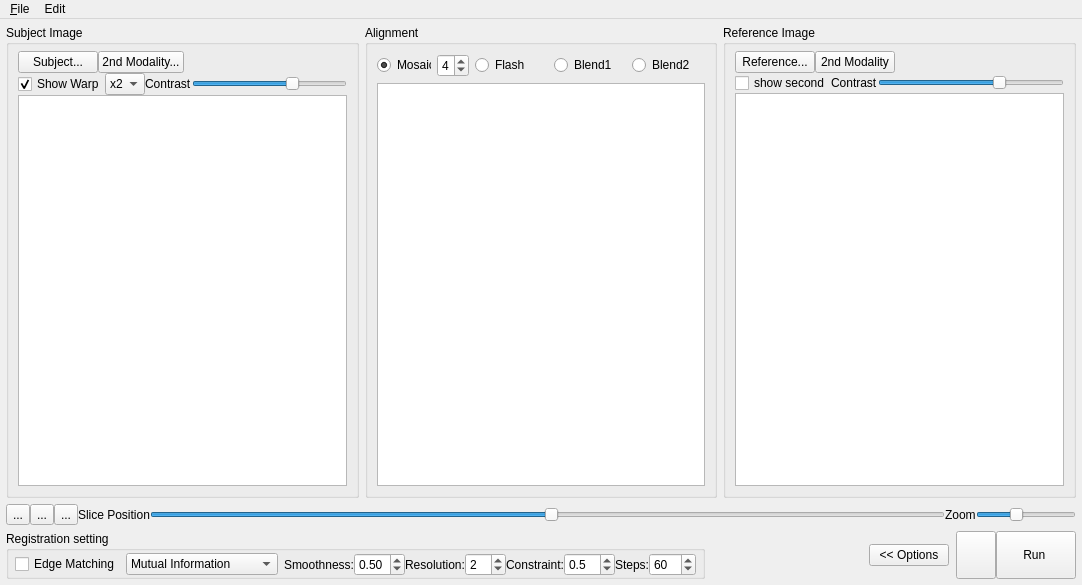
<?xml version="1.0" encoding="UTF-8"?>
<ui version="4.0">
 <class>RegToolBox</class>
 <widget class="QMainWindow" name="RegToolBox">
  <property name="geometry">
   <rect>
    <x>0</x>
    <y>0</y>
    <width>1082</width>
    <height>585</height>
   </rect>
  </property>
  <property name="windowTitle">
   <string>Diffeomorphic Mapping</string>
  </property>
  <widget class="QWidget" name="centralwidget">
   <layout class="QVBoxLayout" name="verticalLayout_5">
    <property name="leftMargin">
     <number>6</number>
    </property>
    <property name="topMargin">
     <number>0</number>
    </property>
    <property name="rightMargin">
     <number>6</number>
    </property>
    <property name="bottomMargin">
     <number>6</number>
    </property>
    <item>
     <widget class="QWidget" name="widget_2" native="true">
      <layout class="QHBoxLayout" name="horizontalLayout_12">
       <property name="spacing">
        <number>5</number>
       </property>
       <property name="leftMargin">
        <number>0</number>
       </property>
       <property name="topMargin">
        <number>0</number>
       </property>
       <property name="rightMargin">
        <number>0</number>
       </property>
       <property name="bottomMargin">
        <number>0</number>
       </property>
      </layout>
     </widget>
    </item>
    <item>
     <widget class="QWidget" name="widget" native="true">
      <property name="maximumSize">
       <size>
        <width>16777215</width>
        <height>16777215</height>
       </size>
      </property>
      <layout class="QHBoxLayout" name="horizontalLayout_6">
       <property name="spacing">
        <number>6</number>
       </property>
       <property name="leftMargin">
        <number>0</number>
       </property>
       <property name="topMargin">
        <number>0</number>
       </property>
       <property name="rightMargin">
        <number>0</number>
       </property>
       <property name="bottomMargin">
        <number>0</number>
       </property>
       <item>
        <widget class="QGroupBox" name="groupBox_2">
         <property name="title">
          <string>Subject Image</string>
         </property>
         <layout class="QVBoxLayout" name="verticalLayout_8">
          <property name="spacing">
           <number>0</number>
          </property>
          <property name="topMargin">
           <number>6</number>
          </property>
          <item>
           <layout class="QHBoxLayout" name="horizontalLayout_14" stretch="0,0,0">
            <property name="spacing">
             <number>0</number>
            </property>
            <property name="leftMargin">
             <number>0</number>
            </property>
            <property name="topMargin">
             <number>0</number>
            </property>
            <item>
             <widget class="QPushButton" name="OpenSubject">
              <property name="sizePolicy">
               <sizepolicy hsizetype="Minimum" vsizetype="Preferred">
                <horstretch>0</horstretch>
                <verstretch>0</verstretch>
               </sizepolicy>
              </property>
              <property name="minimumSize">
               <size>
                <width>0</width>
                <height>0</height>
               </size>
              </property>
              <property name="text">
               <string>Subject...</string>
              </property>
              <property name="icon">
               <iconset resource="icons.qrc">
                <normaloff>:/icons/icons/open.xpm</normaloff>:/icons/icons/open.xpm</iconset>
              </property>
             </widget>
            </item>
            <item>
             <widget class="QPushButton" name="OpenSubject2">
              <property name="sizePolicy">
               <sizepolicy hsizetype="Preferred" vsizetype="Preferred">
                <horstretch>0</horstretch>
                <verstretch>0</verstretch>
               </sizepolicy>
              </property>
              <property name="maximumSize">
               <size>
                <width>16777215</width>
                <height>16777215</height>
               </size>
              </property>
              <property name="toolTip">
               <string>&lt;html&gt;&lt;head/&gt;&lt;body&gt;&lt;p&gt;Add the second image modality&lt;/p&gt;&lt;/body&gt;&lt;/html&gt;</string>
              </property>
              <property name="text">
               <string>2nd Modality...</string>
              </property>
              <property name="icon">
               <iconset resource="icons.qrc">
                <normaloff>:/icons/icons/open.xpm</normaloff>:/icons/icons/open.xpm</iconset>
              </property>
             </widget>
            </item>
            <item>
             <widget class="QLabel" name="subject_filename">
              <property name="sizePolicy">
               <sizepolicy hsizetype="Expanding" vsizetype="Preferred">
                <horstretch>0</horstretch>
                <verstretch>0</verstretch>
               </sizepolicy>
              </property>
              <property name="text">
               <string/>
              </property>
             </widget>
            </item>
           </layout>
          </item>
          <item>
           <layout class="QHBoxLayout" name="horizontalLayout">
            <property name="spacing">
             <number>0</number>
            </property>
            <property name="topMargin">
             <number>0</number>
            </property>
            <item>
             <widget class="QCheckBox" name="show_warp">
              <property name="text">
               <string>Show Warp</string>
              </property>
              <property name="checked">
               <bool>true</bool>
              </property>
             </widget>
            </item>
            <item>
             <widget class="QComboBox" name="dis_spacing">
              <property name="maximumSize">
               <size>
                <width>40</width>
                <height>16777215</height>
               </size>
              </property>
              <property name="currentIndex">
               <number>2</number>
              </property>
              <item>
               <property name="text">
                <string>None</string>
               </property>
              </item>
              <item>
               <property name="text">
                <string>x1</string>
               </property>
              </item>
              <item>
               <property name="text">
                <string>x2</string>
               </property>
              </item>
              <item>
               <property name="text">
                <string>x4</string>
               </property>
              </item>
              <item>
               <property name="text">
                <string>x8</string>
               </property>
              </item>
              <item>
               <property name="text">
                <string>x16</string>
               </property>
              </item>
             </widget>
            </item>
            <item>
             <widget class="QLabel" name="label_3">
              <property name="text">
               <string>Contrast</string>
              </property>
             </widget>
            </item>
            <item>
             <widget class="QSlider" name="contrast1">
              <property name="maximum">
               <number>150</number>
              </property>
              <property name="singleStep">
               <number>5</number>
              </property>
              <property name="value">
               <number>100</number>
              </property>
              <property name="orientation">
               <enum>Qt::Horizontal</enum>
              </property>
             </widget>
            </item>
           </layout>
          </item>
          <item>
           <widget class="QGraphicsView" name="I_view"/>
          </item>
         </layout>
        </widget>
       </item>
       <item>
        <widget class="QGroupBox" name="groupBox_4">
         <property name="title">
          <string>Alignment</string>
         </property>
         <layout class="QVBoxLayout" name="verticalLayout_2">
          <item>
           <layout class="QHBoxLayout" name="horizontalLayout_16">
            <property name="topMargin">
             <number>0</number>
            </property>
            <item>
             <widget class="QRadioButton" name="rb_mosaic">
              <property name="maximumSize">
               <size>
                <width>54</width>
                <height>16777215</height>
               </size>
              </property>
              <property name="text">
               <string>Mosaic</string>
              </property>
              <property name="checked">
               <bool>true</bool>
              </property>
             </widget>
            </item>
            <item>
             <widget class="QSpinBox" name="mosaic_size">
              <property name="maximumSize">
               <size>
                <width>32</width>
                <height>16777215</height>
               </size>
              </property>
              <property name="minimum">
               <number>2</number>
              </property>
              <property name="maximum">
               <number>10</number>
              </property>
              <property name="value">
               <number>4</number>
              </property>
             </widget>
            </item>
            <item>
             <widget class="QRadioButton" name="rb_flash">
              <property name="text">
               <string>Flash</string>
              </property>
             </widget>
            </item>
            <item>
             <widget class="QRadioButton" name="rb_blend1">
              <property name="text">
               <string>Blend1</string>
              </property>
             </widget>
            </item>
            <item>
             <widget class="QRadioButton" name="rb_blend2">
              <property name="text">
               <string>Blend2</string>
              </property>
             </widget>
            </item>
           </layout>
          </item>
          <item>
           <widget class="QGraphicsView" name="It_mix_view"/>
          </item>
         </layout>
        </widget>
       </item>
       <item>
        <widget class="QGroupBox" name="groupBox">
         <property name="title">
          <string>Reference Image</string>
         </property>
         <layout class="QVBoxLayout" name="verticalLayout_9">
          <property name="spacing">
           <number>0</number>
          </property>
          <property name="topMargin">
           <number>6</number>
          </property>
          <item>
           <layout class="QHBoxLayout" name="horizontalLayout_15" stretch="0,0,0">
            <property name="spacing">
             <number>0</number>
            </property>
            <property name="topMargin">
             <number>0</number>
            </property>
            <item>
             <widget class="QPushButton" name="OpenTemplate">
              <property name="sizePolicy">
               <sizepolicy hsizetype="Minimum" vsizetype="Preferred">
                <horstretch>0</horstretch>
                <verstretch>0</verstretch>
               </sizepolicy>
              </property>
              <property name="minimumSize">
               <size>
                <width>0</width>
                <height>0</height>
               </size>
              </property>
              <property name="text">
               <string>Reference...</string>
              </property>
              <property name="icon">
               <iconset resource="icons.qrc">
                <normaloff>:/icons/icons/open.xpm</normaloff>:/icons/icons/open.xpm</iconset>
              </property>
             </widget>
            </item>
            <item>
             <widget class="QPushButton" name="OpenTemplate2">
              <property name="sizePolicy">
               <sizepolicy hsizetype="Minimum" vsizetype="Preferred">
                <horstretch>0</horstretch>
                <verstretch>0</verstretch>
               </sizepolicy>
              </property>
              <property name="maximumSize">
               <size>
                <width>16777215</width>
                <height>16777215</height>
               </size>
              </property>
              <property name="toolTip">
               <string>Add the second image modality</string>
              </property>
              <property name="text">
               <string>2nd Modality</string>
              </property>
              <property name="icon">
               <iconset resource="icons.qrc">
                <normaloff>:/icons/icons/open.xpm</normaloff>:/icons/icons/open.xpm</iconset>
              </property>
             </widget>
            </item>
            <item>
             <widget class="QLabel" name="template_filename">
              <property name="sizePolicy">
               <sizepolicy hsizetype="Expanding" vsizetype="Preferred">
                <horstretch>0</horstretch>
                <verstretch>0</verstretch>
               </sizepolicy>
              </property>
              <property name="text">
               <string/>
              </property>
             </widget>
            </item>
           </layout>
          </item>
          <item>
           <layout class="QHBoxLayout" name="horizontalLayout_9">
            <property name="spacing">
             <number>0</number>
            </property>
            <property name="topMargin">
             <number>0</number>
            </property>
            <item>
             <widget class="QCheckBox" name="show_second">
              <property name="text">
               <string>show second</string>
              </property>
             </widget>
            </item>
            <item>
             <widget class="QLabel" name="label_2">
              <property name="text">
               <string>Contrast</string>
              </property>
             </widget>
            </item>
            <item>
             <widget class="QSlider" name="contrast2">
              <property name="maximum">
               <number>150</number>
              </property>
              <property name="singleStep">
               <number>5</number>
              </property>
              <property name="value">
               <number>100</number>
              </property>
              <property name="orientation">
               <enum>Qt::Horizontal</enum>
              </property>
             </widget>
            </item>
           </layout>
          </item>
          <item>
           <widget class="QGraphicsView" name="It_view"/>
          </item>
         </layout>
        </widget>
       </item>
      </layout>
     </widget>
    </item>
    <item>
     <layout class="QHBoxLayout" name="horizontalLayout_11">
      <property name="spacing">
       <number>0</number>
      </property>
      <property name="leftMargin">
       <number>0</number>
      </property>
      <property name="topMargin">
       <number>0</number>
      </property>
      <item>
       <widget class="QToolButton" name="sag_view">
        <property name="text">
         <string>...</string>
        </property>
        <property name="icon">
         <iconset resource="icons.qrc">
          <normaloff>:/icons/icons/sag.xpm</normaloff>:/icons/icons/sag.xpm</iconset>
        </property>
       </widget>
      </item>
      <item>
       <widget class="QToolButton" name="coronal_view">
        <property name="text">
         <string>...</string>
        </property>
        <property name="icon">
         <iconset resource="icons.qrc">
          <normaloff>:/icons/icons/coronal.xpm</normaloff>:/icons/icons/coronal.xpm</iconset>
        </property>
       </widget>
      </item>
      <item>
       <widget class="QToolButton" name="axial_view">
        <property name="text">
         <string>...</string>
        </property>
        <property name="icon">
         <iconset resource="icons.qrc">
          <normaloff>:/icons/icons/axial.xpm</normaloff>:/icons/icons/axial.xpm</iconset>
        </property>
       </widget>
      </item>
      <item>
       <widget class="QLabel" name="label_8">
        <property name="text">
         <string>Slice Position</string>
        </property>
       </widget>
      </item>
      <item>
       <widget class="QSlider" name="slice_pos">
        <property name="value">
         <number>50</number>
        </property>
        <property name="orientation">
         <enum>Qt::Horizontal</enum>
        </property>
       </widget>
      </item>
      <item>
       <widget class="QLabel" name="label_4">
        <property name="text">
         <string>Zoom</string>
        </property>
       </widget>
      </item>
      <item>
       <widget class="QSlider" name="main_zoom">
        <property name="maximumSize">
         <size>
          <width>100</width>
          <height>16777215</height>
         </size>
        </property>
        <property name="minimum">
         <number>1</number>
        </property>
        <property name="maximum">
         <number>50</number>
        </property>
        <property name="value">
         <number>20</number>
        </property>
        <property name="orientation">
         <enum>Qt::Horizontal</enum>
        </property>
       </widget>
      </item>
     </layout>
    </item>
    <item>
     <layout class="QHBoxLayout" name="horizontalLayout_7">
      <property name="spacing">
       <number>0</number>
      </property>
      <property name="topMargin">
       <number>0</number>
      </property>
      <item>
       <layout class="QVBoxLayout" name="verticalLayout">
        <property name="spacing">
         <number>0</number>
        </property>
        <property name="leftMargin">
         <number>0</number>
        </property>
        <property name="topMargin">
         <number>0</number>
        </property>
        <property name="rightMargin">
         <number>0</number>
        </property>
        <property name="bottomMargin">
         <number>0</number>
        </property>
       </layout>
      </item>
      <item>
       <widget class="QGroupBox" name="options">
        <property name="title">
         <string>Registration setting</string>
        </property>
        <layout class="QHBoxLayout" name="horizontalLayout_17">
         <property name="leftMargin">
          <number>6</number>
         </property>
         <property name="topMargin">
          <number>2</number>
         </property>
         <property name="rightMargin">
          <number>6</number>
         </property>
         <property name="bottomMargin">
          <number>0</number>
         </property>
         <item>
          <widget class="QCheckBox" name="edge">
           <property name="toolTip">
            <string>&lt;html&gt;&lt;head/&gt;&lt;body&gt;&lt;p&gt;Edge-based registration for cross modalities mapping&lt;/p&gt;&lt;/body&gt;&lt;/html&gt;</string>
           </property>
           <property name="text">
            <string>Edge Matching</string>
           </property>
          </widget>
         </item>
         <item>
          <widget class="QComboBox" name="cost_fun">
           <item>
            <property name="text">
             <string>Mutual Information</string>
            </property>
           </item>
           <item>
            <property name="text">
             <string>Correlation</string>
            </property>
           </item>
           <item>
            <property name="text">
             <string>No Linear Registration</string>
            </property>
           </item>
          </widget>
         </item>
         <item>
          <widget class="QWidget" name="nonlinear_widget" native="true">
           <layout class="QHBoxLayout" name="horizontalLayout_8">
            <property name="spacing">
             <number>0</number>
            </property>
            <property name="leftMargin">
             <number>0</number>
            </property>
            <property name="topMargin">
             <number>0</number>
            </property>
            <property name="rightMargin">
             <number>0</number>
            </property>
            <property name="bottomMargin">
             <number>0</number>
            </property>
            <item>
             <widget class="QWidget" name="order_widget" native="true">
              <layout class="QHBoxLayout" name="horizontalLayout_3">
               <property name="spacing">
                <number>0</number>
               </property>
               <property name="leftMargin">
                <number>0</number>
               </property>
               <property name="topMargin">
                <number>0</number>
               </property>
               <property name="rightMargin">
                <number>0</number>
               </property>
               <property name="bottomMargin">
                <number>0</number>
               </property>
              </layout>
             </widget>
            </item>
            <item>
             <widget class="QWidget" name="smoothness_widget" native="true">
              <layout class="QHBoxLayout" name="horizontalLayout_5">
               <property name="spacing">
                <number>0</number>
               </property>
               <property name="leftMargin">
                <number>0</number>
               </property>
               <property name="topMargin">
                <number>0</number>
               </property>
               <property name="rightMargin">
                <number>0</number>
               </property>
               <property name="bottomMargin">
                <number>0</number>
               </property>
               <item>
                <widget class="QLabel" name="label">
                 <property name="toolTip">
                  <string>&lt;html&gt;&lt;head/&gt;&lt;body&gt;&lt;p&gt;Smoothness of the mapping. Higher values lead to smoother results.&lt;/p&gt;&lt;/body&gt;&lt;/html&gt;</string>
                 </property>
                 <property name="text">
                  <string>Smoothness:</string>
                 </property>
                </widget>
               </item>
               <item>
                <widget class="QDoubleSpinBox" name="smoothness">
                 <property name="minimum">
                  <double>0.010000000000000</double>
                 </property>
                 <property name="maximum">
                  <double>5.000000000000000</double>
                 </property>
                 <property name="singleStep">
                  <double>0.500000000000000</double>
                 </property>
                 <property name="value">
                  <double>0.500000000000000</double>
                 </property>
                </widget>
               </item>
               <item>
                <widget class="QLabel" name="label_5">
                 <property name="toolTip">
                  <string>&lt;html&gt;&lt;head/&gt;&lt;body&gt;&lt;p&gt;Registration resolution. Smaller values will increase registration details but takes more time.&lt;/p&gt;&lt;/body&gt;&lt;/html&gt;</string>
                 </property>
                 <property name="text">
                  <string>Resolution:</string>
                 </property>
                </widget>
               </item>
               <item>
                <widget class="QSpinBox" name="resolution">
                 <property name="minimum">
                  <number>1</number>
                 </property>
                 <property name="value">
                  <number>2</number>
                 </property>
                </widget>
               </item>
               <item>
                <widget class="QLabel" name="label_7">
                 <property name="text">
                  <string>Constraint:</string>
                 </property>
                </widget>
               </item>
               <item>
                <widget class="QDoubleSpinBox" name="constraint">
                 <property name="decimals">
                  <number>1</number>
                 </property>
                 <property name="minimum">
                  <double>0.100000000000000</double>
                 </property>
                 <property name="maximum">
                  <double>10.000000000000000</double>
                 </property>
                 <property name="singleStep">
                  <double>0.100000000000000</double>
                 </property>
                 <property name="value">
                  <double>0.500000000000000</double>
                 </property>
                </widget>
               </item>
               <item>
                <widget class="QLabel" name="label_6">
                 <property name="toolTip">
                  <string>&lt;html&gt;&lt;head/&gt;&lt;body&gt;&lt;p&gt;Registeration iterations. Increase this value for mapping larger differences&lt;/p&gt;&lt;/body&gt;&lt;/html&gt;</string>
                 </property>
                 <property name="text">
                  <string>Steps:</string>
                 </property>
                </widget>
               </item>
               <item>
                <widget class="QSpinBox" name="steps">
                 <property name="minimum">
                  <number>1</number>
                 </property>
                 <property name="maximum">
                  <number>500</number>
                 </property>
                 <property name="value">
                  <number>60</number>
                 </property>
                </widget>
               </item>
              </layout>
             </widget>
            </item>
           </layout>
          </widget>
         </item>
        </layout>
       </widget>
      </item>
      <item>
       <spacer name="horizontalSpacer">
        <property name="orientation">
         <enum>Qt::Horizontal</enum>
        </property>
        <property name="sizeHint" stdset="0">
         <size>
          <width>40</width>
          <height>20</height>
         </size>
        </property>
       </spacer>
      </item>
      <item>
       <widget class="QPushButton" name="show_option">
        <property name="text">
         <string>&lt;&lt; Options</string>
        </property>
       </widget>
      </item>
      <item>
       <widget class="QLabel" name="running_label">
        <property name="text">
         <string/>
        </property>
        <property name="pixmap">
         <pixmap resource="icons.qrc">:/data/icons/ajax-loader.gif</pixmap>
        </property>
       </widget>
      </item>
      <item>
       <widget class="QPushButton" name="stop">
        <property name="sizePolicy">
         <sizepolicy hsizetype="Minimum" vsizetype="Preferred">
          <horstretch>0</horstretch>
          <verstretch>0</verstretch>
         </sizepolicy>
        </property>
        <property name="minimumSize">
         <size>
          <width>36</width>
          <height>0</height>
         </size>
        </property>
        <property name="text">
         <string/>
        </property>
        <property name="icon">
         <iconset resource="icons.qrc">
          <normaloff>:/icons/icons/stop.xpm</normaloff>:/icons/icons/stop.xpm</iconset>
        </property>
       </widget>
      </item>
      <item>
       <widget class="QPushButton" name="run_reg">
        <property name="sizePolicy">
         <sizepolicy hsizetype="Minimum" vsizetype="Preferred">
          <horstretch>0</horstretch>
          <verstretch>0</verstretch>
         </sizepolicy>
        </property>
        <property name="minimumSize">
         <size>
          <width>0</width>
          <height>0</height>
         </size>
        </property>
        <property name="text">
         <string>Run </string>
        </property>
        <property name="icon">
         <iconset resource="icons.qrc">
          <normaloff>:/icons/icons/run.xpm</normaloff>:/icons/icons/run.xpm</iconset>
        </property>
       </widget>
      </item>
     </layout>
    </item>
   </layout>
  </widget>
  <widget class="QMenuBar" name="menubar">
   <property name="geometry">
    <rect>
     <x>0</x>
     <y>0</y>
     <width>1082</width>
     <height>21</height>
    </rect>
   </property>
   <widget class="QMenu" name="menu_Open">
    <property name="title">
     <string>&amp;File</string>
    </property>
    <addaction name="actionSave_Warpping"/>
    <addaction name="actionApply_Warpping"/>
   </widget>
   <widget class="QMenu" name="menuEdit">
    <property name="title">
     <string>Edit</string>
    </property>
    <addaction name="actionRemove_Skull"/>
    <addaction name="actionMatch_Intensity"/>
    <addaction name="actionRemove_Background"/>
    <addaction name="actionTOPUP"/>
   </widget>
   <addaction name="menu_Open"/>
   <addaction name="menuEdit"/>
  </widget>
  <action name="actionRemove_Skull">
   <property name="text">
    <string>Remove Skull...</string>
   </property>
  </action>
  <action name="actionMatch_Intensity">
   <property name="text">
    <string>Match Intensity...</string>
   </property>
  </action>
  <action name="actionRemove_Background">
   <property name="text">
    <string>Remove Background...</string>
   </property>
  </action>
  <action name="actionTOPUP">
   <property name="text">
    <string>TOPUP</string>
   </property>
  </action>
  <action name="actionApply_Warpping">
   <property name="text">
    <string>Apply Warpping...</string>
   </property>
  </action>
  <action name="actionSave_Warpping">
   <property name="text">
    <string>Save Warpping...</string>
   </property>
  </action>
 </widget>
 <resources>
  <include location="icons.qrc"/>
 </resources>
 <connections/>
</ui>
